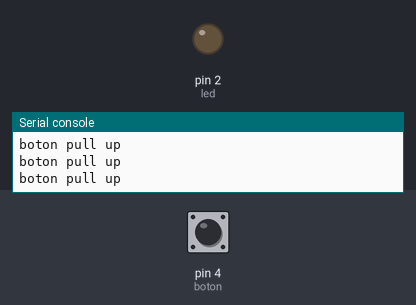
A program run on a simulated MicroPython board. Shown: output pins drawn as LEDs (lit = HIGH), the last lines printed to the serial console. Inputs (shaded band) come from the test bench; at power-on: pin 4 (boton) HIGH.

Above: at 1.2 s.
1.3 s: pin 4 (boton) pulled LOW for 0.15 s
At 1.37 s:
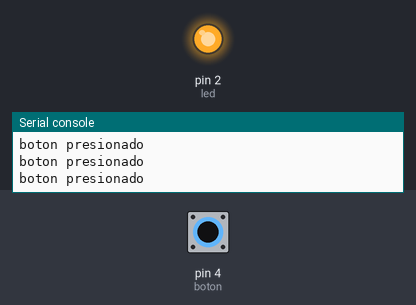
2.9 s: pin 4 (boton) pulled LOW for 3.2 s
At 6.4 s:
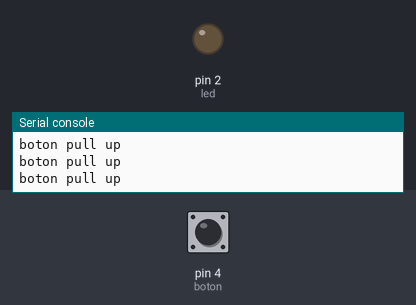
Timing chart, 0 to 7.9 s (numbered marks = the images above; inputs shaded):
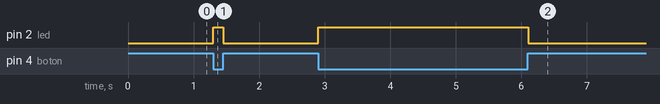

Measured:
- after the input at 1.3 s, pin 2 (led): LOW → HIGH at once, → LOW 0.15 s later
- after the input at 2.9 s, pin 2 (led): LOW → HIGH at once, → LOW 3.2 s later

The program:

push_buton_simple.py
```python
#librerias
from machine import Pin
from time import sleep_ms

#declaracion de pines
boton = Pin(4, Pin.IN, Pin.PULL_UP)
led = Pin(2, Pin.OUT)

#declaracion de funcion principal
def main():
    while 1:
        sleep_ms(10)
        if boton.value() == 0:
            led.on()
            print("boton presionado")
        else:
            led.off()
            print("boton pull up ")

main()
```
